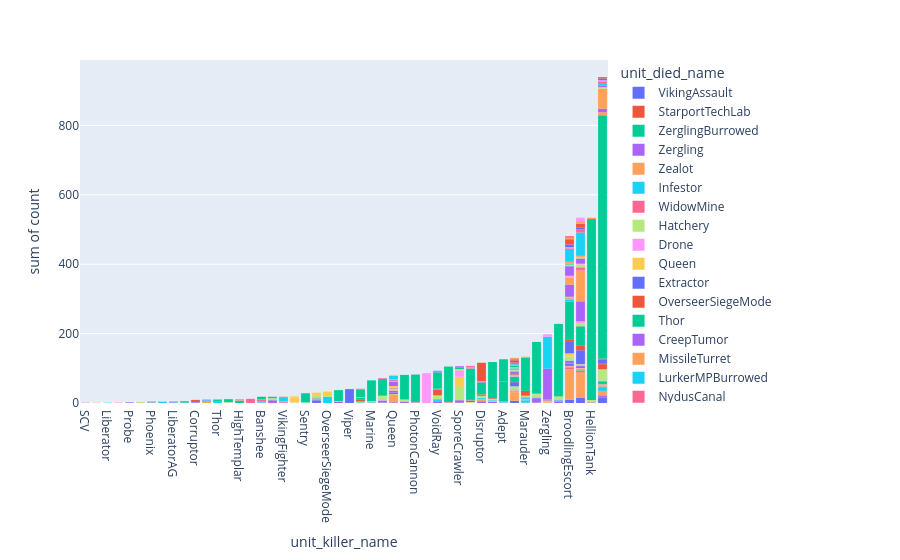

Source (notebook cell):
### Code cell
# The three frequencies share the scan and the filters of unit_died_latest_map, collect_all runs
# them as one plan.
unit_killer_to_died_freq, unit_killer_freq, unit_died_freq = pl.collect_all(
    [
        unit_died_latest_map.group_by(group).agg(pl.len().alias("count")).sort("count")
        for group in [["unit_killer_name", "unit_died_name"], ["unit_killer_name"], ["unit_died_name"]]
    ]
)
unit_killer_to_died_freq_hist = px.histogram(
    unit_killer_to_died_freq, x="unit_killer_name", y="count", color="unit_died_name"
).update_xaxes(categoryorder="total ascending")
# Q: What is the unit that kills other units the most across all my game history?
# A: LurkerMPBurrowed killed 21k marines:

unit_killer_to_died_freq_hist.show()
unit_killer_to_died_freq_hist.write_html(
    "static/latest_map_unit_killer_to_died_freq.html"
)
# unit_killer_pie = px.pie(unit_killer_freq, names="unit_killer_name", values="count")
# unit_killer_pie.show()
